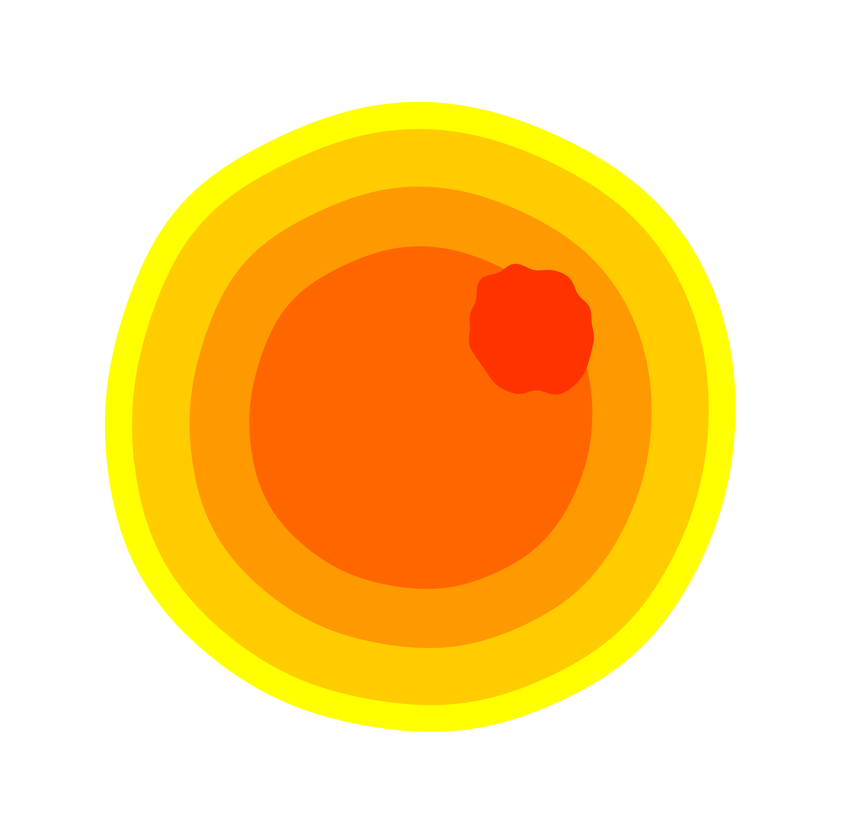
#> input picture Bscan_gen/Data/Defect/defect0.png, 843 x 837 px, shrunk from 2385 x 2370 before the run; its folder holds only this picture in this run
$ python test.py
#> lines starting #> are read from the running program, lines starting #| are printed output that depends on the picture
from PIL import Image
import numpy as np
import h5py
import os
import math

def preprocess(image_path, res, prefix, angle=0):
#> called with image_path = 'defect0.png', res = 200, prefix = 'defect0_', angle = 0
    res = int(res)
    img = Image.open(image_path).convert('RGBA')  # Convert the image to RGBA mode
#> img is the input picture: PIL image 843x837 RGBA; mean R, G, B, A 255, 215.9, 141.3, 255

    # Remove the white background and replace with transparency (alpha channel)
    threshold = 240
    img_array = np.array(img)
    img_array[(img_array[:, :, :3] > threshold).all(axis=-1)] = [255, 255, 255, 0]
    img_transparent = Image.fromarray(img_array, 'RGBA')

    # Rotate the image by the specified angle
    img_rotated = img_transparent.rotate(angle, resample=Image.BICUBIC, expand=False)

    # Create a new white image with transparency (alpha channel)
    img_white_background = Image.new("RGBA", img_rotated.size, (255, 255, 255, 255))
#> img_white_background: PIL image 843x837 RGBA; every value is 255

    # Paste the rotated content onto the white background
    img_with_background = Image.alpha_composite(img_white_background, img_rotated)

    # Save the rotated and preprocessed image with a "_processed" suffix
    processed_image_path = image_path.replace(".png", "_{}_processed.png".format(angle))

    # Resize the rotated and preprocessed image to the desired resolution
    img_with_background = img_with_background.convert('RGB')
#> img_with_background: PIL image 843x837 RGB
    img_resized = img_with_background.resize((res, res))
    img_resized.save(processed_image_path)

    print(img.size,img_transparent,img_rotated,img_with_background,img_resized)
#> (printed output is left out)

    # Convert the resized image to a 2D array of integers
    color_map = {
        (255, 255, 255): -1,  # White (transparent)
        (255, 255, 0): 0,   # Yellow
        (255, 51, 0): 1     # Red
    }

    arr_2d = np.zeros((res, res), dtype=int)
    for y in range(res):
        for x in range(res):
            pixel_color = img_resized.getpixel((x, y))
            arr_2d[y, x] = color_map.get(pixel_color, 0)
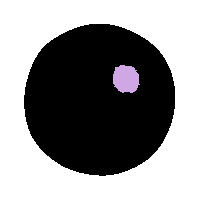
#> arr_2d: shape (200, 200) int64; 3 distinct labels, from -1 to 1; one colour per label, 0 black, -1 white

    # Expand dimensions
    arr_3d = np.expand_dims(arr_2d, axis=2)

    # Add the angle to the file name
    base_filename = ""
    if "healthy" in image_path:
        base_filename = os.getcwd() + '/' + prefix + 'healthy.h5'
    else:
        base_filename = os.getcwd() + '/' + prefix + 'cavity.h5'

    filename = base_filename
    with h5py.File(filename, 'w') as file:
        dset = file.create_dataset("data", data=arr_3d)
        file.attrs['dx_dy_dz'] = (0.002, 0.002, 0.002)

# Example usage:

angle = 20  # Set the desired angle for augmentation
for image in range(9):
    for i in range(36):
        image_path = "defect{}.png".format(image)
        resolution = 200
        prefix = "defect0_"
#> (the run stopped early here; a loop or call above may not have finished)
